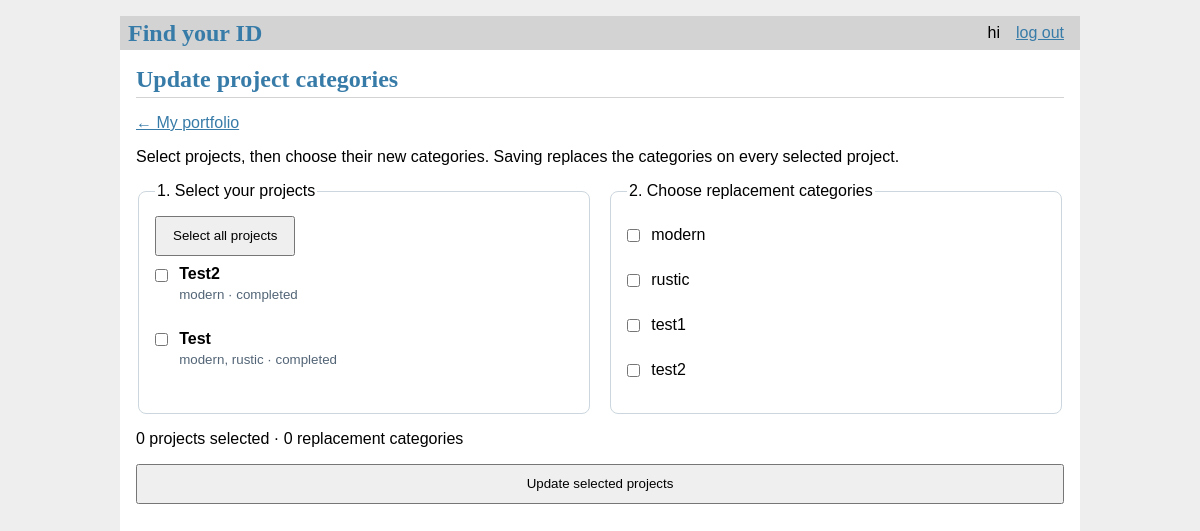
Screenshot of /portfolio/categories (signed in) with the database file from the repository.
### tables this page shows
CREATE TABLE user(
    id integer primary key autoincrement,
    name text not null,
    password text not null,
    email text unique not null,
    phone text not null,                       -- text keeps leading zeros / +65
    Usertype text not null
        check (Usertype in ('designer', 'customer', 'manager')),
    created timestamp not null default current_timestamp
);

CREATE TABLE idp(
    id integer primary key autoincrement,
    designer_id integer not null,
    title text not null,
    description text,
    propertyType text not null,
    houseType text not null,
    property_subtype_id integer,               -- optional: existing projects have none
    price integer not null check (price >= 0), -- whole dollars (SGD)
    status text not null default 'completed'
        check (status in ('ongoing', 'completed')),
    created timestamp not null default current_timestamp,
    foreign key (designer_id) references designer (userID),
    foreign key (property_subtype_id) references property_subtype (id)
);

CREATE TABLE category(
    id integer primary key autoincrement,
    name text unique not null,
    active integer not null default 1
);

### idfinder/boundaries/designer.py (the view, shortened to what this page needs)
    @bp.route('/portfolio/categories', methods=('GET', 'POST'))
    @login_required
    @designer_required
    def update_selected_categories():
        from idfinder.boundaries.form_security import form_token, validate_form_token
        ctrl = designer_boundary.controller()
        return render_template('designer/bulk_categories.html',
                               idps=ctrl.list_portfolio(g.user['id']), categories=ctrl.categories(),
                               form_token=form_token(), selected_projects=request.form.getlist('idp_ids'),
                               selected_categories=request.form.getlist('category_ids'))

### idfinder/boundaries/auth.py (called while the page is built)
    @bp.before_app_request
    def load_logged_in_user():
        user_id = session.get('user_id')
        if user_id is None:
            g.user = None
        else:
            g.user = auth_control.get_user(user_id)  # g.user lasts for the length of the request

### idfinder/boundaries/designer.py (called while the page is built)
    def login_required(view):
        @functools.wraps(view)
        def wrapped_view(**kwargs):
            if g.user is None:
                return redirect(url_for('auth.login'))
            return view(**kwargs)
        return wrapped_view

    def designer_required(view):
        @functools.wraps(view)
        def wrapped_view(**kwargs):
            if g.user['Usertype'] != 'designer':
                abort(403)
            return view(**kwargs)
        return wrapped_view

    def controller():
        return PortfolioController(current_app.config['UPLOAD_FOLDER'])

### idfinder/boundaries/form_security.py (called while the page is built)
def form_token():
    if 'story_form_token' not in session:
        session['story_form_token'] = secrets.token_hex(32)
    return session['story_form_token']

### idfinder/controller/auth_controller.py (called while the page is built)
    @staticmethod
    def get_user(user_id):
        return Users.get_info(user_id)

### idfinder/controller/portfolio_controller.py (called while the page is built)
    def list_portfolio(self, designer_id):
        return IDP.find_by_designer(designer_id)

    def categories(self):
        return Category.find_all_active()

### idfinder/db.py (called while the page is built)
def get_db(): #called when app has been created and is handling a request
    if 'db' not in g:
        g.db = sqlite3.connect( #establishes connection to the file pointed by DATABASE in create_app in __init__.py
            current_app.config['DATABASE'],
            detect_types=sqlite3.PARSE_DECLTYPES
        )
        g.db.row_factory = sqlite3.Row #tells the connection to return rows that behave like dicts --> columns can be accessed by name
    return g.db

### idfinder/entities/category.py (called while the page is built)
    @staticmethod
    def find_all_active():
        return get_db().execute(
            'SELECT id, name FROM category WHERE active = 1 ORDER BY name'
        ).fetchall()

### idfinder/entities/user.py (called while the page is built)
    @staticmethod
    def get_info(id):
        return get_db().execute('SELECT * FROM user WHERE id = ?', (id,)).fetchone()

### idfinder/templates/designer/bulk_categories.html (shortened to what this page needs)
{% extends 'base.html' %}
{% block header %}<h1>{% block title %}Update project categories{% endblock %}</h1>{% endblock %}
{% block content %}
<link rel="stylesheet" href="{{ url_for('static', filename='id19_categories.css') }}">
<div class="id19-editor">
<p><a href="{{ url_for('designer.portfolio') }}">← My portfolio</a></p>
<p>Select projects, then choose their new categories. Saving replaces the categories on every selected project.</p>
{% if not idps %}<p>No projects yet. <a href="{{ url_for('designer.create_idp') }}">Create a project</a> first.</p>
{% elif not categories %}<p>No active categories are available. Ask a platform manager to add categories.</p>
{% else %}<form method="post">
<div class="split-panels"><fieldset><legend>1. Select your projects</legend>
<button type="button" id="select-projects">Select all projects</button>
{% for idp in idps %}<label class="choice"><input type="checkbox" name="idp_ids" value="{{ idp['id'] }}" {% if idp['id']|string in selected_projects %}checked{% endif %}>
<span><strong>{{ idp['title'] }}</strong><small>{{ idp['category_names'] or 'Uncategorised' }} · {{ idp['status'] }}</small></span></label>{% endfor %}
</fieldset><fieldset><legend>2. Choose replacement categories</legend>
{% for category in categories %}<label class="choice"><input type="checkbox" name="category_ids" value="{{ category['id'] }}" {% if category['id']|string in selected_categories %}checked{% endif %}>{{ category['name'] }}</label>{% endfor %}
</fieldset></div><p id="selection-summary" role="status" aria-live="polite"></p>
<button type="submit">Update selected projects</button></form>
<script src="{{ url_for('static', filename='bulk_categories.js') }}" defer></script>{% endif %}
</div>
{% endblock %}

### idfinder/templates/base.html (shortened to what this page needs)
<!DOCTYPE html>
<link rel="stylesheet" href="{{url_for('static', filename='style.css')}}">
<nav>
    <h1>Find your ID</h1>
    <ul>
        {% if g.user %}
            <li><span>{{g.user['name']}}</span></li>
            <li><a href="{{url_for('auth.log_out_user')}}">log out</a></li>
        {% else %}
            <li><a href="{{url_for('auth.register')}}">register</a></li>
            <li><a href="{{url_for('auth.login')}}">log in</a></li>
        {% endif %}
    </ul>
</nav>
<section class="content">
    <header>
        {% block header %}{% endblock %}
    </header>
    {% block content %}{% endblock %}
</section>

### idfinder/static/style.css (style rules this page uses)
h1 { font-family: serif; color: #377ba8; margin: 1rem 0; }
a { color: #377ba8; }
nav { background: lightgray; display: flex; align-items: center; padding: 0 0.5rem; }
nav h1 { flex: auto; margin: 0; }
nav ul { display: flex; list-style: none; margin: 0; padding: 0; }
nav ul li a, nav ul li span, header .action { display: block; padding: 0.5rem; }
.content { padding: 0 1rem 1rem; }
.content > header { border-bottom: 1px solid lightgray; display: flex; align-items: flex-end; }
.content > header h1 { flex: auto; margin: 1rem 0 0.25rem 0; }
.content:last-child { margin-bottom: 0; }
.content form { margin: 1em 0; display: flex; flex-direction: column; }
.content label { font-weight: bold; margin-bottom: 0.5em; }
.content input, .content textarea { margin-bottom: 1em; }

### idfinder/static/id19_categories.css (style rules this page uses)
.id19-editor .split-panels { display:grid; grid-template-columns:1fr 1fr; gap:1rem; }
.id19-editor fieldset { min-width:0; border:1px solid #ccd6de; padding:1rem; border-radius:8px; }
.id19-editor .choice { display:flex; gap:.7rem; align-items:flex-start; padding:.6rem 0; font-weight:normal; }
.id19-editor .choice input { margin:.2rem 0 0; }
.id19-editor .choice small { display:block; color:#526476; margin-top:.25rem; }
.id19-editor button { padding:.65rem 1rem; cursor:pointer; }

### rows the page displays
user: user.name "hi"
idp: title "Test2", idp "modern", status "completed"
idp: title "Test", idp "modern, rustic", status "completed"
category: name "modern"
category: name "rustic"
category: name "test1"
category: name "test2"
